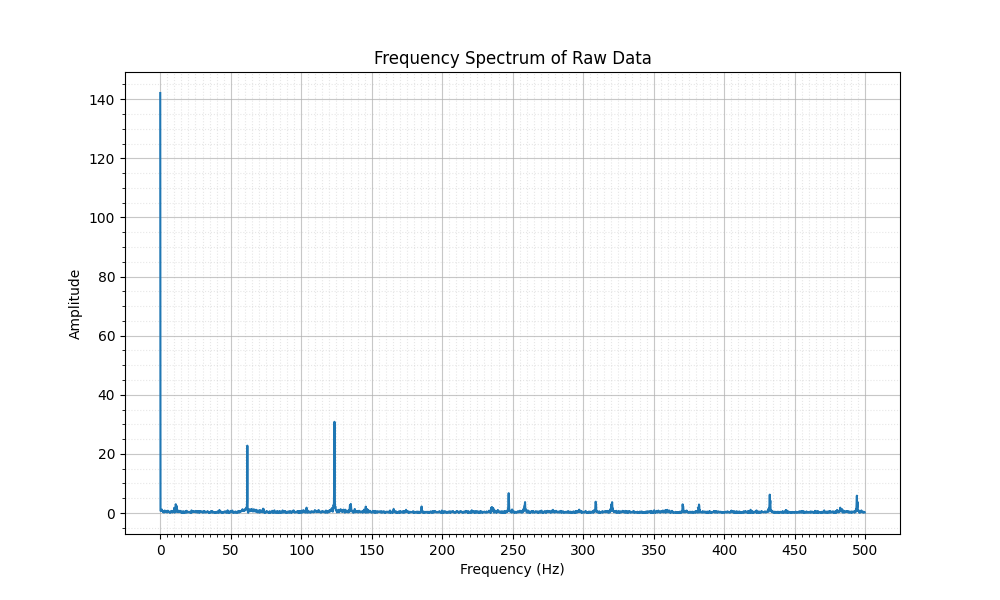

Reproduce this figure in Python.
import serial
import numpy as np
from scipy.fft import fft, fftfreq
import matplotlib.pyplot as plt

# Serial port configuration
SERIAL_PORT = 'COM9'
BAUD_RATE = 115200

# Initialize the serial connection
try:
    ser = serial.Serial(SERIAL_PORT, BAUD_RATE, timeout=1)
    print(f"Connected to {SERIAL_PORT} at {BAUD_RATE} baud.")
except serial.SerialException as e:
    print(f"Failed to connect to {SERIAL_PORT}: {e}")
    exit()

# Collect raw data
data_length = 5000 # Number of data points to collect
raw_data = []
print("Collecting data...")
while len(raw_data) < data_length:
    try:
        if ser.in_waiting:
            data = ser.readline().decode('utf-8', errors='replace').strip()
            if data:
                try:
                    value = float(data)
                    raw_data.append(value)
                except ValueError:
                    print(f"Invalid data received: {data}")
    except serial.SerialException as e:
        print(f"Serial read error: {e}")
ser.close()
print("Data collection complete.")

# Sampling frequency (adjust based on your actual sampling rate)
fs = 1000 # Sampling frequency in Hz

# Perform FFT
N = len(raw_data)  # Number of data points
yf = fft(raw_data)  # Compute FFT
xf = fftfreq(N, 1/fs)[:N//2]  # Frequency axis

# Take the absolute value of the FFT and normalize it
amplitude = 2.0 / N * np.abs(yf[:N//2])

# Plot the frequency spectrum
plt.figure(figsize=(10, 6))
plt.plot(xf, amplitude)

# Add custom ticks and gridlines
plt.xticks(np.arange(0, 501, 50))  # Major ticks every 50 Hz
plt.minorticks_on()  # Enable minor ticks
plt.gca().xaxis.set_ticks(np.arange(0, 501, 5), minor=True)  # Minor ticks every 5 Hz

# Style the gridlines
plt.grid(which='major', alpha=0.7, linestyle='-')  # Solid lines for major ticks
plt.grid(which='minor', alpha=0.3, linestyle=':')  # Dotted lines for minor ticks

plt.title("Frequency Spectrum of Raw Data")
plt.xlabel("Frequency (Hz)")
plt.ylabel("Amplitude")

plt.show()
